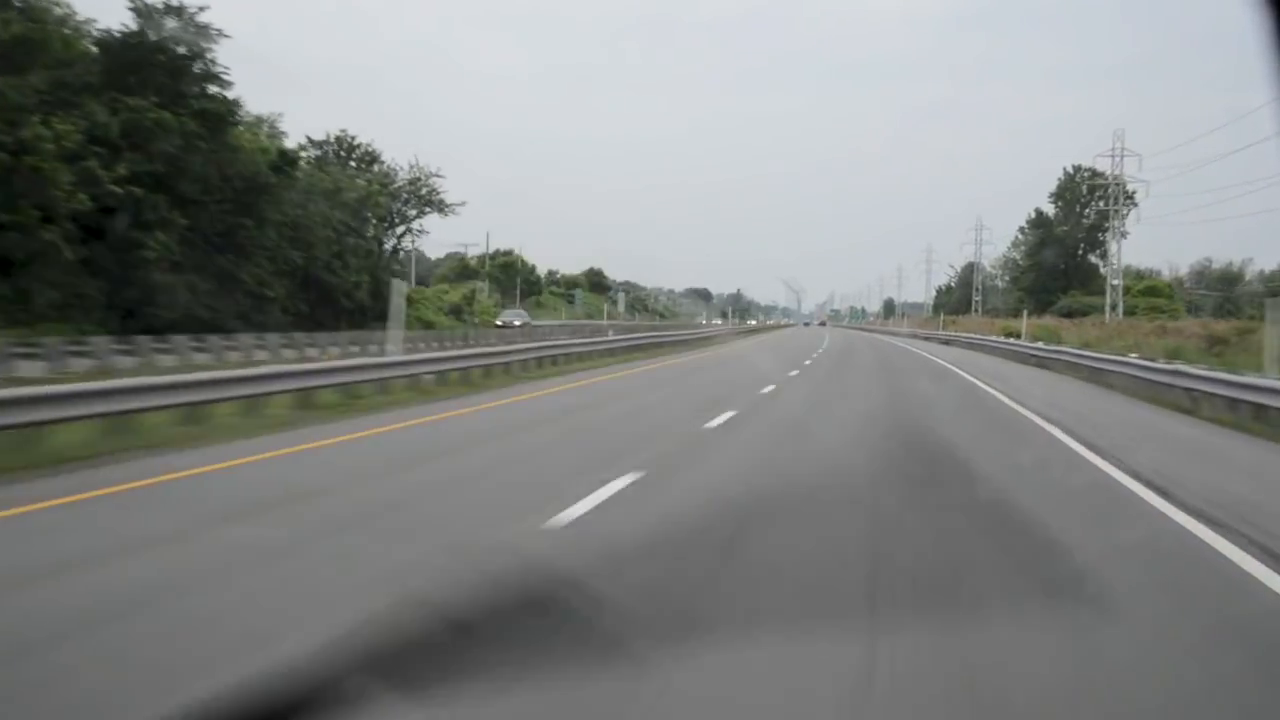
#> input picture frame 57 of cars2.mp4, 1280 x 720 px
$ python Lanes.py
#> lines starting #> are read from the running program, lines starting #| are printed output that depends on the picture; after the words box and inside, x2 and y2 are one past the last pixel; in counts of white or black regions, pixels touching at a corner belong together; long printed decimals are rounded
#> further down, frame is the input picture: shape (720, 1280, 3); mean B, G, R 129.9, 131.7, 128.9
import numpy as np
import cv2
import matplotlib.pyplot as plt
from numpy.lib.function_base import average


cap = cv2.VideoCapture('cars2.mp4')

## defining the left and right line
def make_coordinates( video, line_parameters):
    print(f"LINE PARAMAS {line_parameters}")
    print(line_parameters.shape)
    slope, intercept = line_parameters
    y1 = video.shape[0]
    y2 = int(y1* (0.5))
    x1 = ((y1 - intercept) / slope)
    x2 = ((y2 - intercept) / slope)
    return np.array([x1,y1,x2,y2])


## calc the left lane and the right lane
def average_slope_intercept(video, lines):
    left_fit=[]
    right_fit=[]
    for line in lines:
        x1,y1,x2,y2 = line.reshape(4)
        print(x1,y1,x2,y2)
        parameters = np.polyfit((x1, x2), (y1, y2), 1)
        slope = parameters[0]
        intercept = parameters[1]
        if slope < 0:
            left_fit.append((slope, intercept))
        else:
            right_fit.append((slope, intercept))

    left_fit_average = np.average(left_fit, axis = 0)
    print(type(left_fit_average))
    right_fit_average = np.average( right_fit, axis= 0)
    left_line = make_coordinates(video, left_fit_average)
    right_line = make_coordinates(video, right_fit_average)
    return np.array([left_line, right_line])

## preprossecing the video, grayscaling, blur and canny
def Canny(video):
    gray = cv2.cvtColor(video, cv2.COLOR_RGB2GRAY)
    blur = cv2.GaussianBlur(gray, (5,5), 0)
    canny = cv2.Canny(blur, 50, 150)
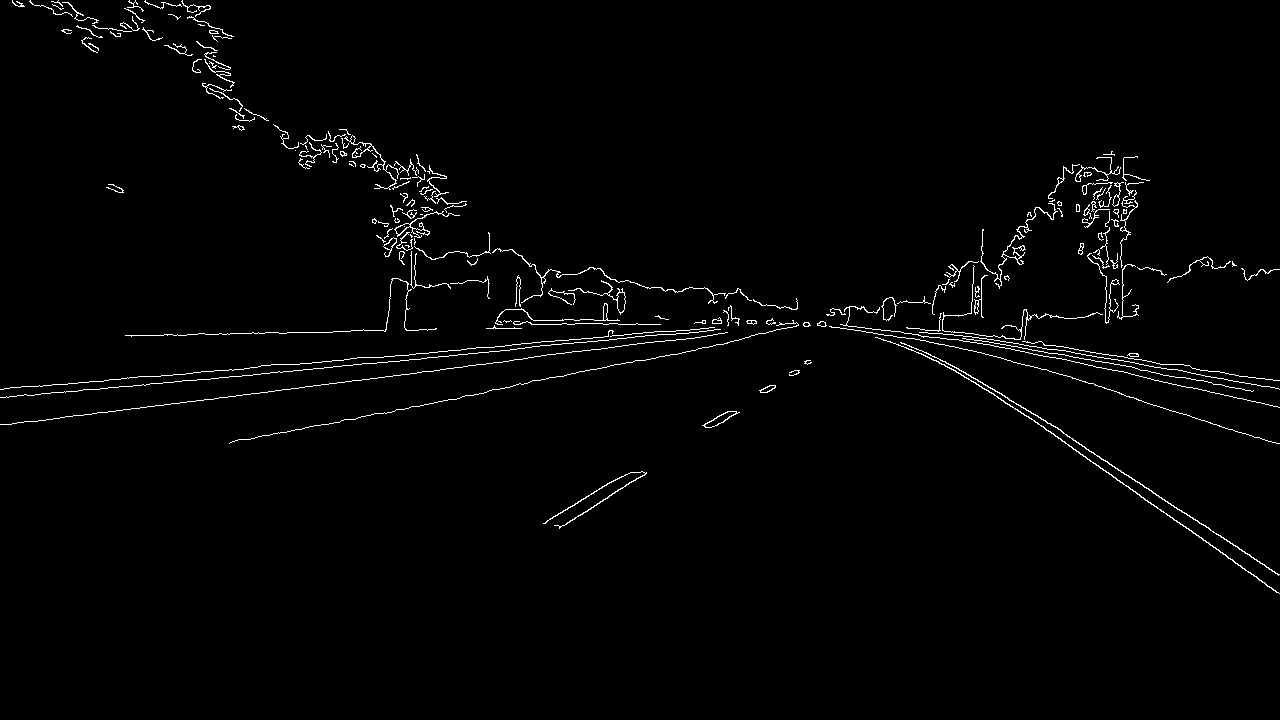
#> canny: shape (720, 1280); 1.6% white in thin lines or dots, all inside (x1, y1, x2, y2) = (0, 0, 1280, 594)
    return canny

## Definining the left and right lane/line and draw them
def display_lines(video, lines):
    line_video = np.zeros_like(video)
    if lines is not None:
        for x1, y1, x2, y2  in lines:
            #print(x1, y1 ,x2, y2)
            cv2.line(line_video, (int(x1), int(y1)), (int(x2), int(y2)), (255,0,0), 10)
    return line_video

## Defining the drivers lane
def region_of_interest(video):
    height = video.shape[0]
    print(height)
#| 720
    polygons = np.array([
        [(820, 340), (960,340), (1280, 520), (1280,720), (125,720)]])
    mask = np.zeros_like(video)
    cv2.fillPoly(mask, polygons, (255,255,255))
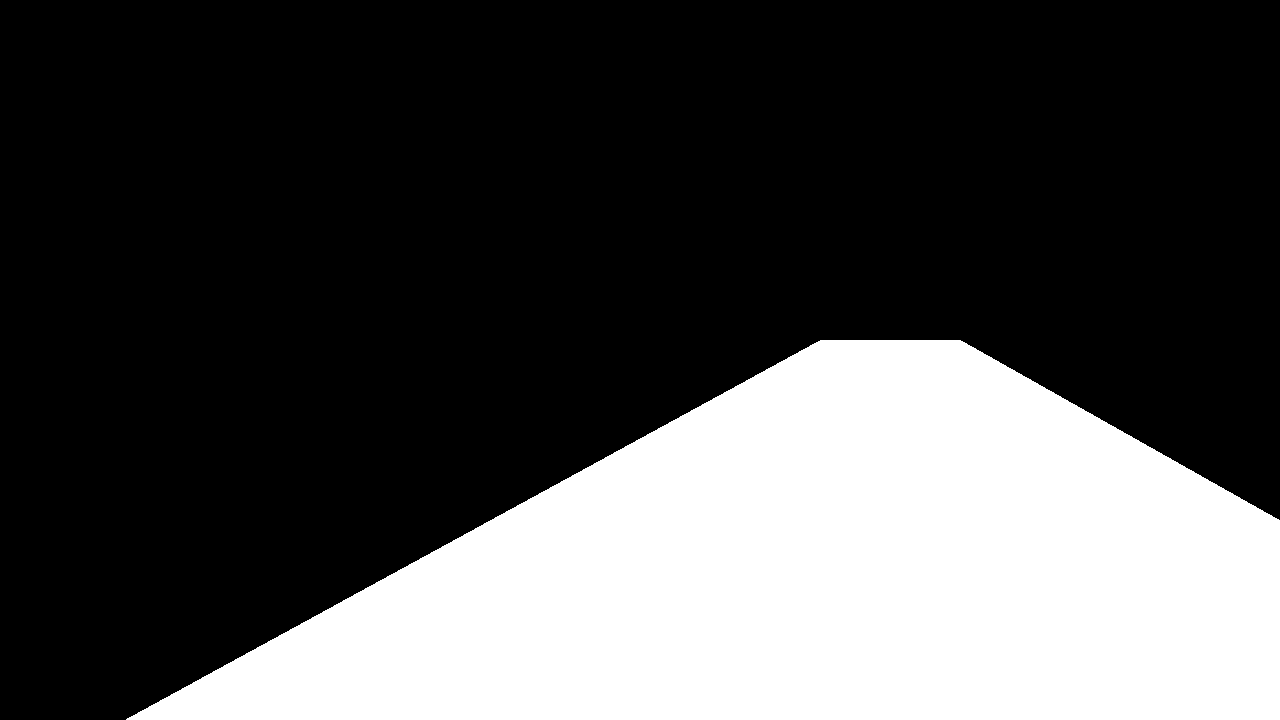
#> mask: shape (720, 1280); 30.2% white; 1 white region, box (x1, y1, x2, y2) and area: (126, 340, 1280, 720) 278017
    masked_video = cv2.bitwise_and(video, mask)
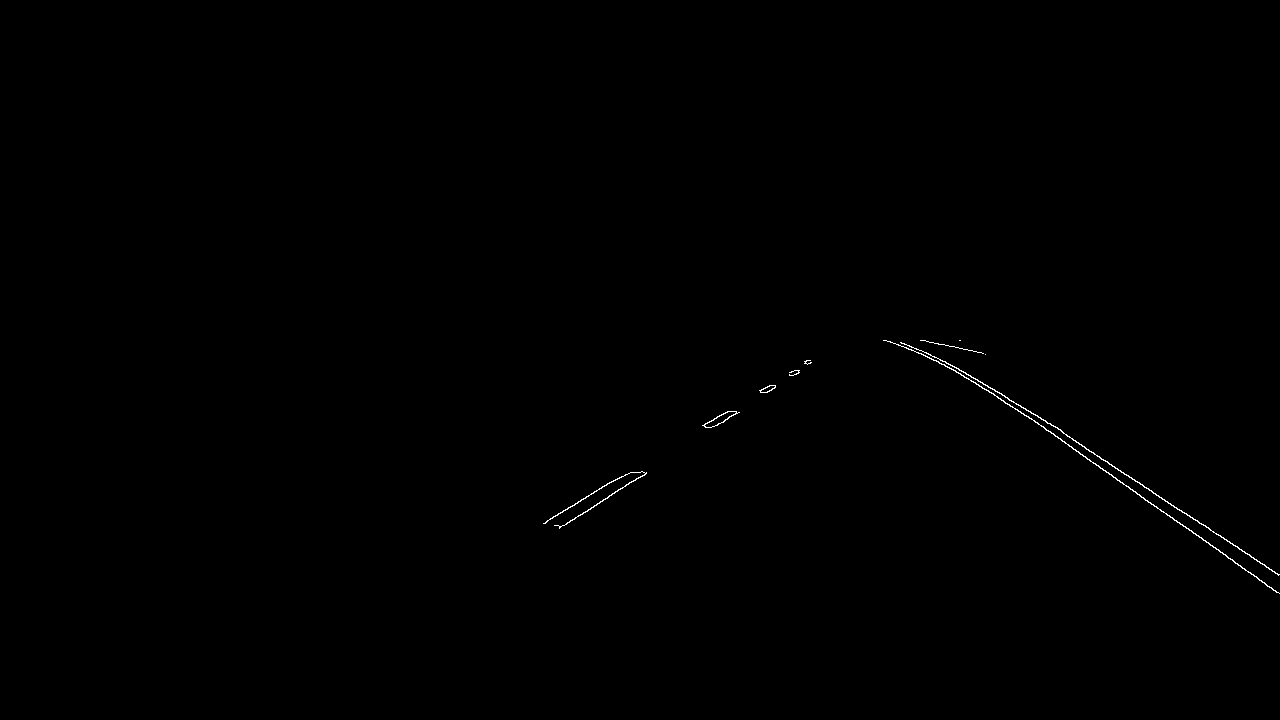
#> masked_video: shape (720, 1280); 0.19% white in thin lines or dots, all inside (x1, y1, x2, y2) = (543, 340, 1280, 594)
    return masked_video


## Showing the Video
while cap.isOpened():
    ret, frame = cap.read()
    canny_image = Canny(frame)
    cropped_video = region_of_interest(canny_image)
    lines = cv2.HoughLinesP(cropped_video, 2, np.pi/180, 100, np.array([]), minLineLength=40, maxLineGap= 5)
#> lines = [[1003, 400, 1279, 593], [1067, 436, 1279, 574], [944, 361, 1033, 414], [921, 353, 993, 393], [547, 520, 617, 478], [564, 525, 646, 472]]
    averaged_lines = average_slope_intercept(frame, lines)
#> the loop in average_slope_intercept, `for line in lines:` made 6 passes
#> (x1, y1, x2, y2, slope, intercept) on passes 1 to 6: (1003, 400, 1279, 593, 0.699, -301.4), (1067, 436, 1279, 574, 0.651, -258.6), (944, 361, 1033, 414, 0.596, -201.2), (921, 353, 993, 393, 0.556, -158.7), (547, 520, 617, 478, -0.6, 848.2), (564, 525, 646, 472, -0.646, 889.5)
#> (printed output is left out)
#> after the loop in average_slope_intercept, `for line in lines:`: left_fit = [(-0.6, 848.2), (-0.646, 889.5)]; right_fit = [(0.699, -301.4), (0.651, -258.6), (0.596, -201.2), (0.556, -158.7)]
#> in average_slope_intercept, `left_fit_average = np.average(left_fit, axis = 0)`: left_fit_average = [-0.623, 868.9]
#| <class 'numpy.ndarray'>
#> in average_slope_intercept, `right_fit_average = np.average( right_fit, axis= 0)`: right_fit_average = [0.625, -229.9]
#| LINE PARAMAS [-6.23170732e-01  8.68868293e+02]
#| (2,)
#> in make_coordinates, `slope, intercept = line_parameters`: slope = -0.623; intercept = 868.9
#> in make_coordinates, `x1 = ((y1 - intercept) / slope)`: x1 = 238.9
#> in make_coordinates, `x2 = ((y2 - intercept) / slope)`: x2 = 816.6
#> in average_slope_intercept, `left_line = make_coordinates(video, left_fit_average)`: left_line = [238.9, 720, 816.6, 360]
#| LINE PARAMAS [   0.6253 -229.938]
#| (2,)
#> in average_slope_intercept, `right_line = make_coordinates(video, right_fit_average)`: right_line = [1519.1, 720, 943.4, 360]
#> averaged_lines = [[238.9, 720, 816.6, 360], [1519.1, 720, 943.4, 360]]
    line_video = display_lines(frame, averaged_lines)
#> the loop in display_lines, `for x1, y1, x2, y2  in lines:` made 2 passes
    combo_video = cv2.addWeighted(frame, 0.8, line_video, 1, 1)
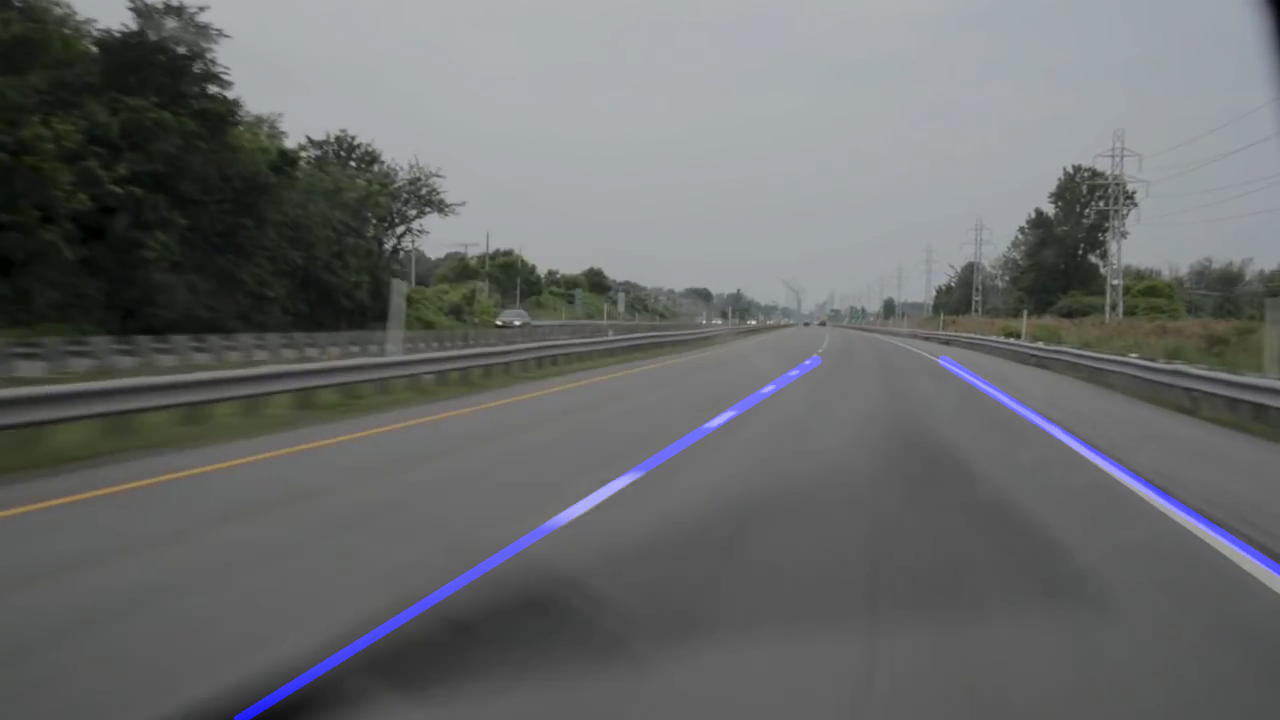
#> combo_video: shape (720, 1280, 3); mean B, G, R 106.8, 106.3, 104.1


    cv2.imshow('lanes', combo_video)
    if cv2.waitKey(30) & 0xFF == ord('q')or 0xFF == ord('Q'):
#> (key q is pressed here)
        break

cap.release()
cv2.destroyAllWindows()

$ run again, starting later in the video
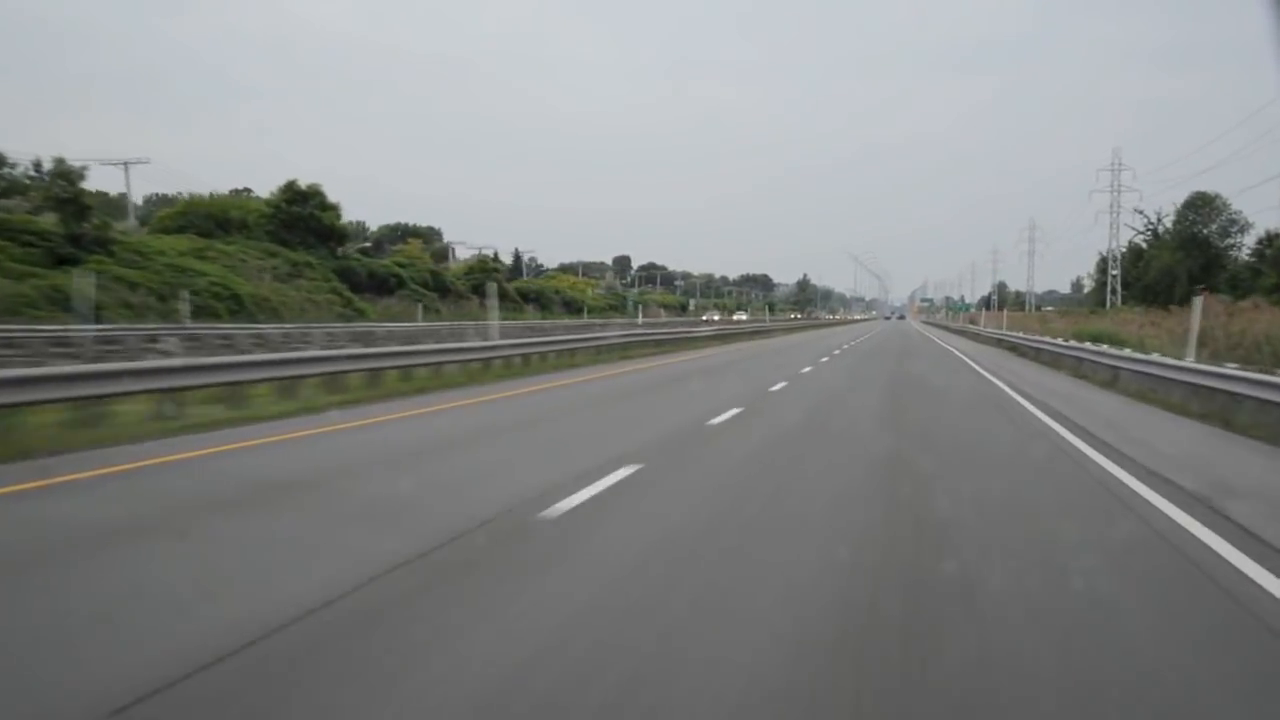
#> input picture frame 256 of cars2.mp4, 1280 x 720 px
#> frame is the input picture: shape (720, 1280, 3); mean B, G, R 130.7, 132.2, 129.7
#> in Canny, `canny = cv2.Canny(blur, 50, 150)`:
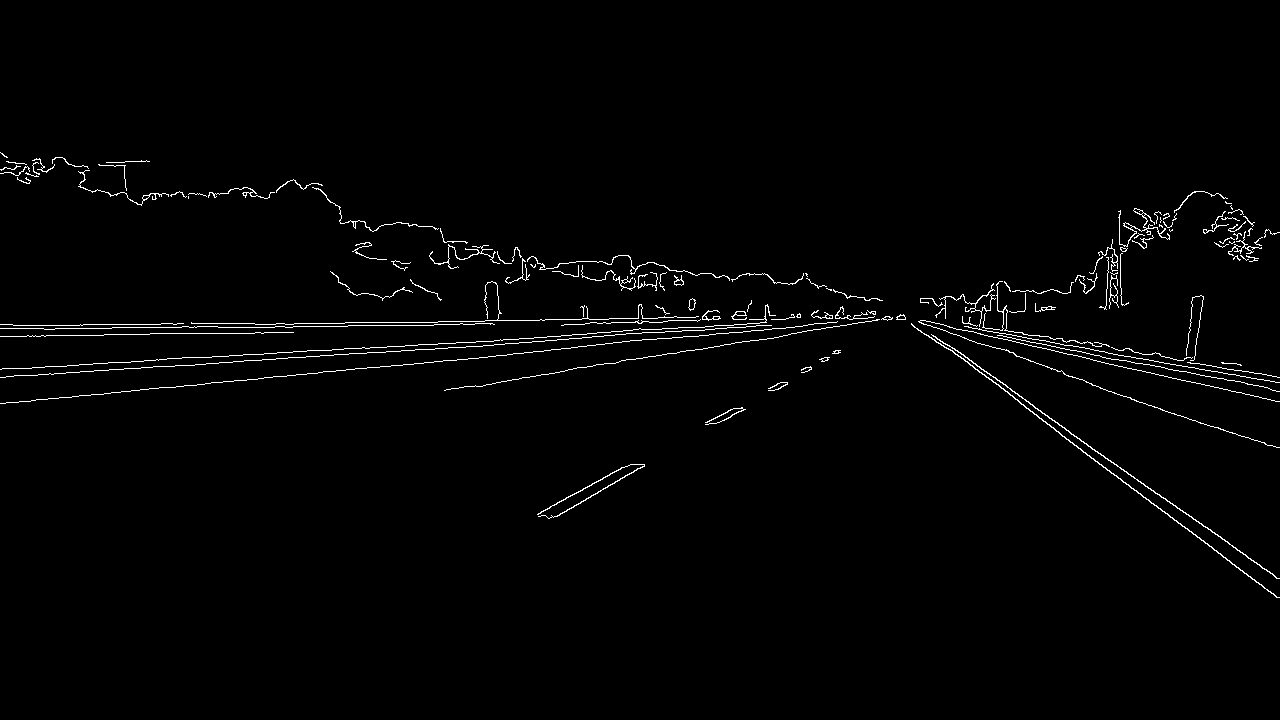
#> canny: shape (720, 1280); 1.4% white in thin lines or dots, all inside (x1, y1, x2, y2) = (0, 152, 1280, 598)
#| 720
#> mask: shape (720, 1280); 30.2% white; 1 white region, box (x1, y1, x2, y2) and area: (126, 340, 1280, 720) 278017
#> masked_video: shape (720, 1280); 0.19% white in thin lines or dots, all inside (x1, y1, x2, y2) = (537, 340, 1280, 598)
#> lines = [[1010, 395, 1278, 597], [1034, 407, 1278, 578], [557, 516, 644, 464], [550, 506, 625, 466], [538, 513, 609, 475], [965, 361, 1008, 392], [1097, 451, 1279, 578]]
#> the loop in average_slope_intercept, `for line in lines:` made 7 passes
#> (x1, y1, x2, y2, slope, intercept) on passes 1 to 7: (1010, 395, 1278, 597, 0.754, -366.3), (1034, 407, 1278, 578, 0.701, -317.6), (557, 516, 644, 464, -0.598, 848.9), (550, 506, 625, 466, -0.533, 799.3), (538, 513, 609, 475, -0.535, 800.9), (965, 361, 1008, 392, 0.721, -334.7), (1097, 451, 1279, 578, 0.698, -314.5)
#> (printed output is left out)
#> after the loop in average_slope_intercept, `for line in lines:`: left_fit = [(-0.598, 848.9), (-0.533, 799.3), (-0.535, 800.9)]; right_fit = [(0.754, -366.3), (0.701, -317.6), (0.721, -334.7), (0.698, -314.5)]
#> left_fit_average = [-0.555, 816.4]
#| <class 'numpy.ndarray'>
#> right_fit_average = [0.718, -333.3]
#| LINE PARAMAS [-5.55415250e-01  8.16398845e+02]
#| (2,)
#> in make_coordinates, `slope, intercept = line_parameters`: slope = -0.555; intercept = 816.4
#> in make_coordinates, `x1 = ((y1 - intercept) / slope)`: x1 = 173.6
#> in make_coordinates, `x2 = ((y2 - intercept) / slope)`: x2 = 821.7
#> left_line = [173.6, 720, 821.7, 360]
#| LINE PARAMAS [   0.7183 -333.276]
#| (2,)
#> right_line = [1466.3, 720, 965.1, 360]
#> averaged_lines = [[173.6, 720, 821.7, 360], [1466.3, 720, 965.1, 360]]
#> the loop in display_lines, `for x1, y1, x2, y2  in lines:` made 2 passes
#> `combo_video = cv2.addWeighted(frame, 0.8, line_video, 1, 1)`:
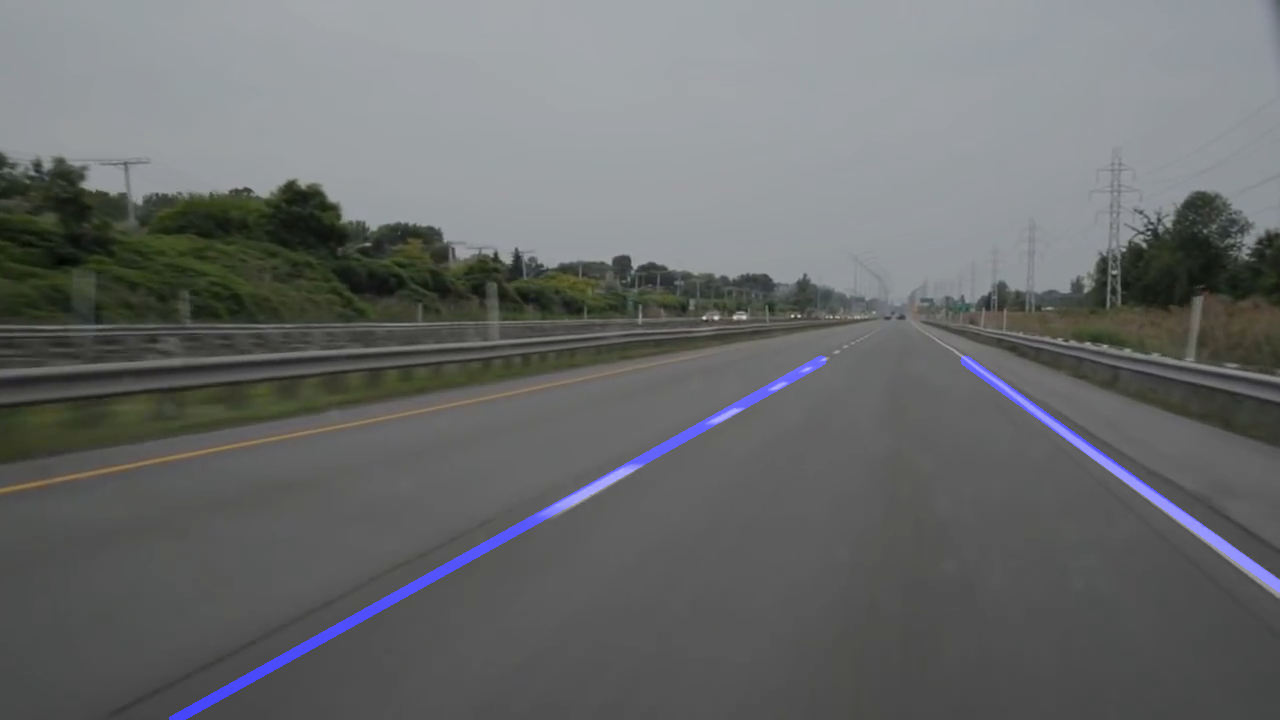
#> combo_video: shape (720, 1280, 3); mean B, G, R 107.4, 106.8, 104.7
